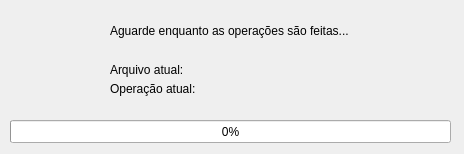
<ui version="4.0" >
 <class>rebhuProgressDialog</class>
 <widget class="QWidget" name="rebhuProgressDialog" >
  <property name="geometry" >
   <rect>
    <x>0</x>
    <y>0</y>
    <width>464</width>
    <height>154</height>
   </rect>
  </property>
  <property name="windowTitle" >
   <string>Rebhu - Compactação</string>
  </property>
  <property name="windowIcon" >
   <iconset resource="../Icons/resources.qrc" >:/toolbar/main_icon-100x100.png</iconset>
  </property>
  <widget class="QLabel" name="label" >
   <property name="geometry" >
    <rect>
     <x>0</x>
     <y>10</y>
     <width>100</width>
     <height>100</height>
    </rect>
   </property>
   <property name="text" >
    <string/>
   </property>
   <property name="pixmap" >
    <pixmap resource="../Icons/resources.qrc" >:/toolbar/main_icon-100x100.png</pixmap>
   </property>
  </widget>
  <widget class="QLabel" name="label_2" >
   <property name="geometry" >
    <rect>
     <x>110</x>
     <y>20</y>
     <width>291</width>
     <height>21</height>
    </rect>
   </property>
   <property name="text" >
    <string>Aguarde enquanto as operações são feitas...</string>
   </property>
  </widget>
  <widget class="QProgressBar" name="progressBar" >
   <property name="geometry" >
    <rect>
     <x>10</x>
     <y>120</y>
     <width>441</width>
     <height>23</height>
    </rect>
   </property>
   <property name="maximum" >
    <number>10000</number>
   </property>
   <property name="value" >
    <number>0</number>
   </property>
  </widget>
  <widget class="QLabel" name="fileLabel" >
   <property name="geometry" >
    <rect>
     <x>110</x>
     <y>60</y>
     <width>351</width>
     <height>20</height>
    </rect>
   </property>
   <property name="text" >
    <string>Arquivo atual:</string>
   </property>
   <property name="wordWrap" >
    <bool>false</bool>
   </property>
  </widget>
  <widget class="QLabel" name="opLabel" >
   <property name="geometry" >
    <rect>
     <x>110</x>
     <y>80</y>
     <width>351</width>
     <height>18</height>
    </rect>
   </property>
   <property name="text" >
    <string>Operação atual:</string>
   </property>
   <property name="wordWrap" >
    <bool>false</bool>
   </property>
  </widget>
 </widget>
 <resources>
  <include location="../Icons/resources.qrc" />
 </resources>
 <connections/>
</ui>
